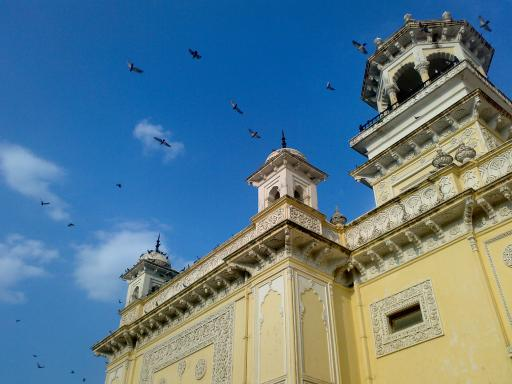
#> input picture home.jpg, 512 x 384 px
$ python SIFT.py
#> lines starting #> are read from the running program, lines starting #| are printed output that depends on the picture
# -*- coding: utf-8 -*-
# 没懂


import cv2
import numpy as np
img = cv2.imread('../home.jpg')
#> img is the input picture: shape (384, 512, 3); mean B, G, R 141.2, 123.9, 91.6
gray= cv2.cvtColor(img,cv2.COLOR_BGR2GRAY)
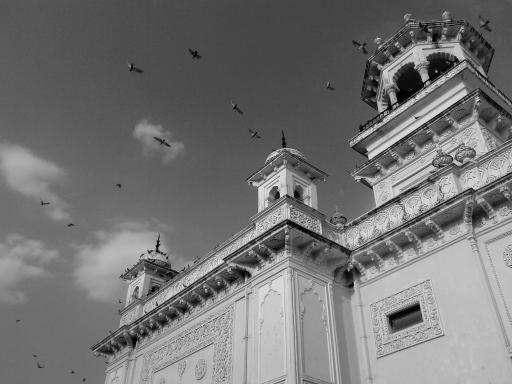
#> gray: shape (384, 512); min 0, max 252, mean 116.2
sift = cv2.xfeatures2d.SIFT_create()
kp = sift.detect(gray,None)
#> kp = 885 keypoints; strongest (x, y, size): (404, 317, 19.1), (408, 83, 17.5), (158, 241, 1.8), (157, 246, 2.4)
img=cv2.drawKeypoints(gray,kp,img)
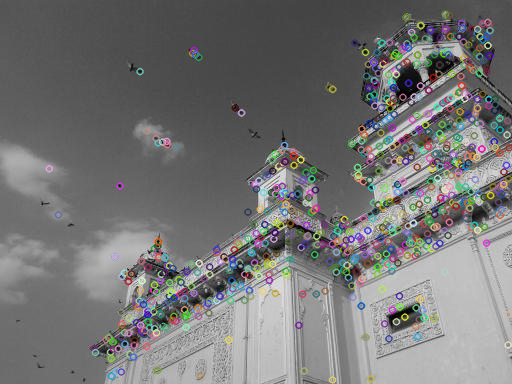
#> img: shape (384, 512, 3); mean B, G, R 117, 117.2, 117.2
cv2.imwrite('sift_keypoints.jpg',img)

$ run again, with dave.jpg copied over home.jpg
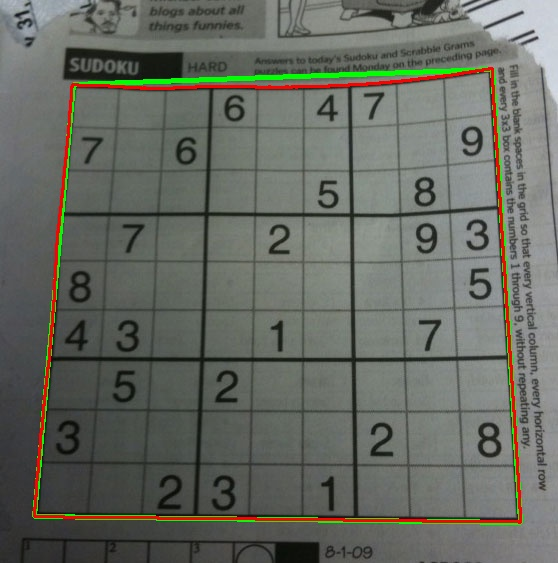
#> input picture dave.jpg, 558 x 563 px
#> img is the input picture: shape (563, 558, 3); mean B, G, R 97.6, 105.6, 102.3
#> `gray= cv2.cvtColor(img,cv2.COLOR_BGR2GRAY)`:
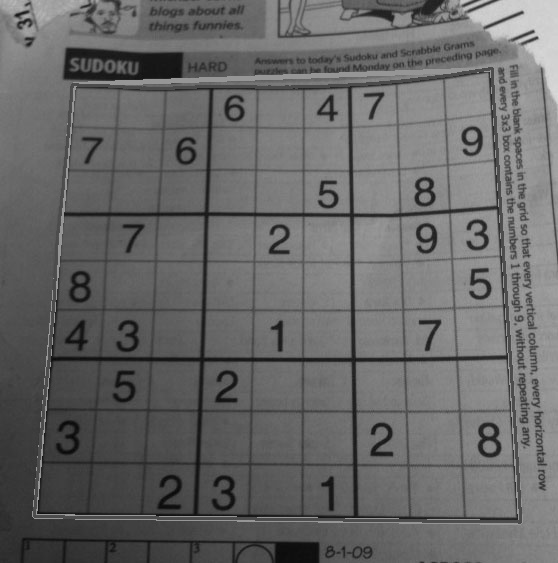
#> gray: shape (563, 558); min 7, max 218, mean 103.7
#> kp = 1739 keypoints; strongest (x, y, size): (536, 38, 2.6), (532, 32, 2.6), (521, 13, 2.7), (18, 15, 3.5)
#> `img=cv2.drawKeypoints(gray,kp,img)`:
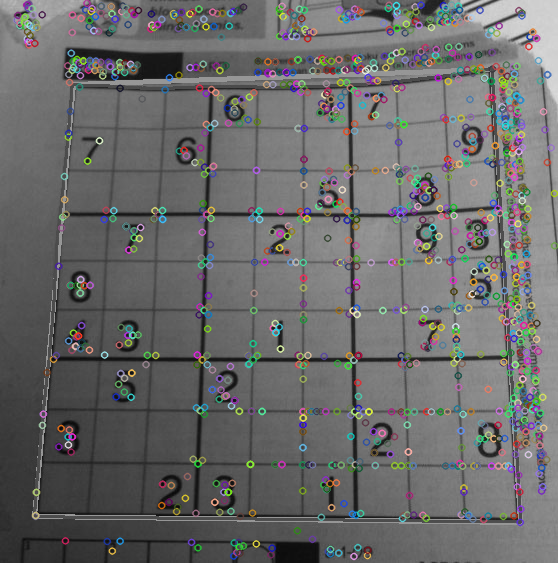
#> img: shape (563, 558, 3); mean B, G, R 106.2, 106.2, 106.3
